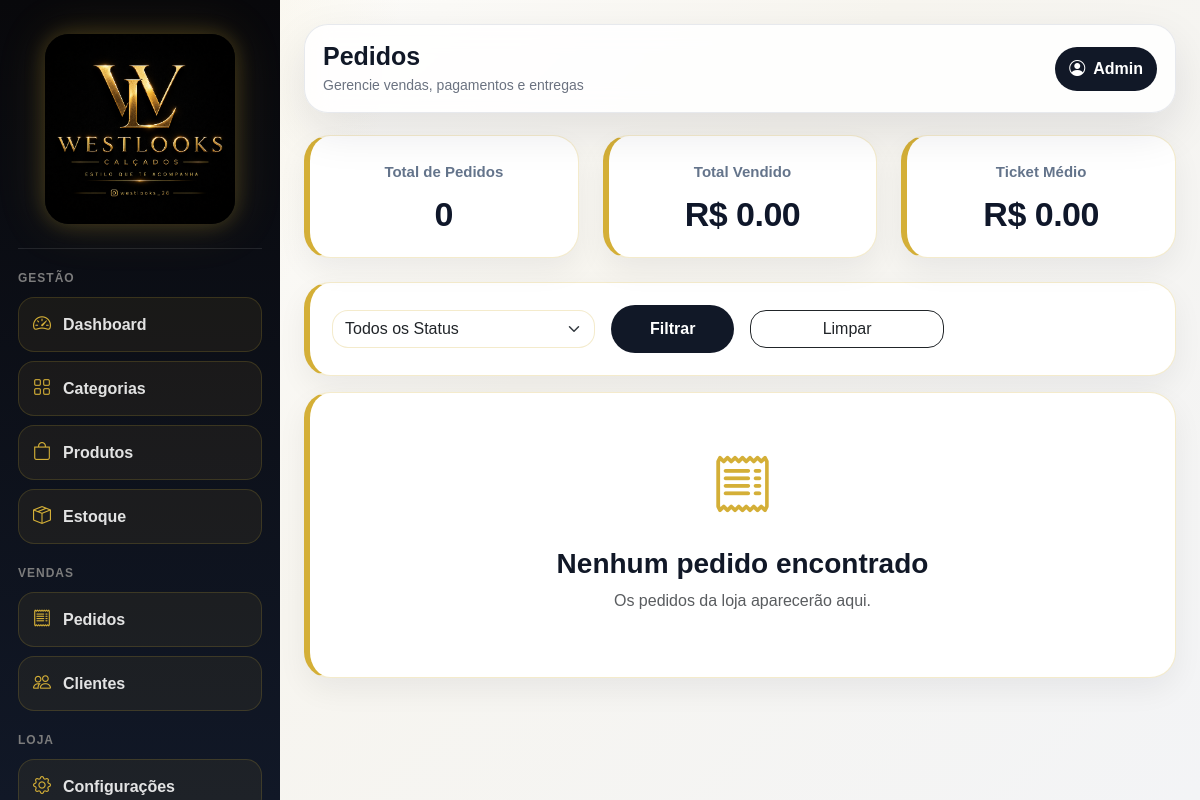
Before: /admin/pedidos/ (signed in) with the older database file.
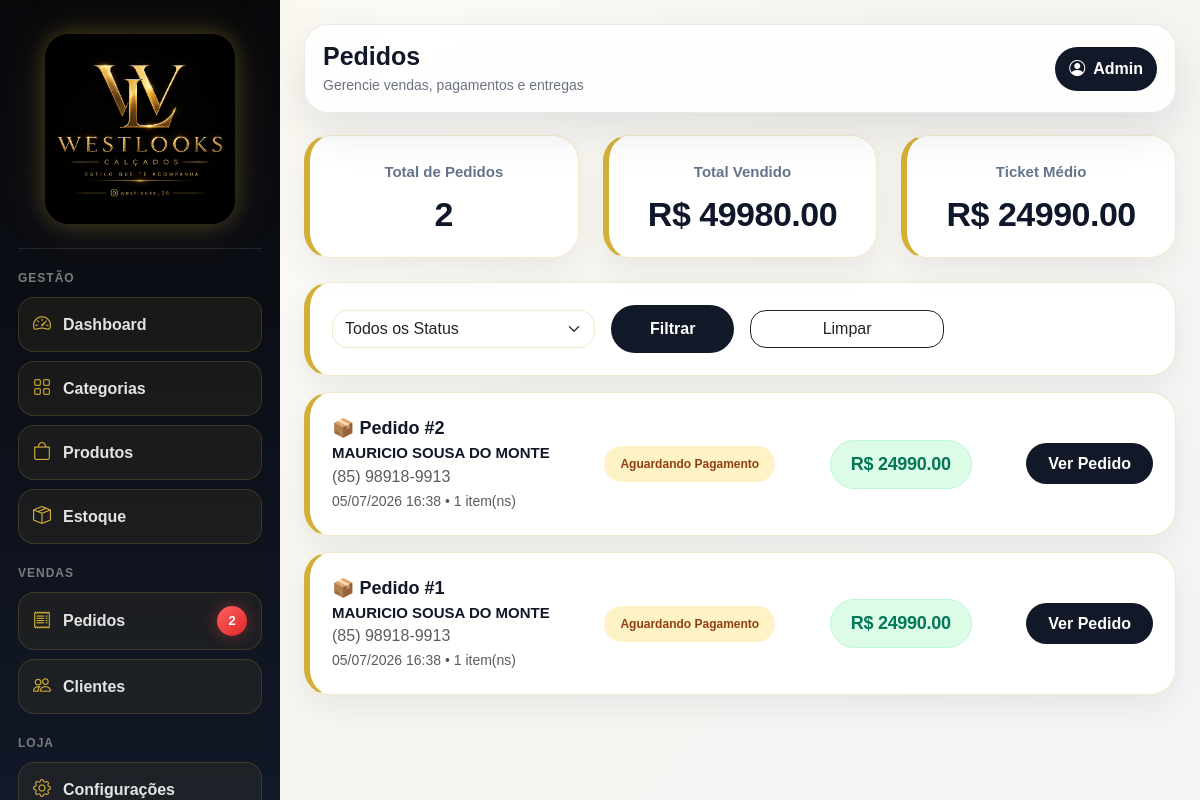
After: the same page with the newer database file.
### app/models/pedido.py (models this page shows)
class Pedido(db.Model):
    __tablename__ = "pedidos"
    id = db.Column(db.Integer, primary_key=True)
    cliente_id = db.Column(db.Integer, db.ForeignKey("clientes.id"), nullable=True)
    cliente = db.relationship("Cliente", backref="pedidos")
    valor_total = db.Column(db.Numeric(10, 2), default=0)
    status = db.Column(db.String(50), default="aguardando_pagamento")
    forma_pagamento = db.Column(db.String(50), nullable=True)
    mercado_pago_payment_id = db.Column(db.String(120), nullable=True)
    pix_copia_cola = db.Column(db.Text, nullable=True)
    pix_qr_code_base64 = db.Column(db.Text, nullable=True)
    pix_ticket_url = db.Column(db.Text, nullable=True)
    observacao = db.Column(db.Text, nullable=True)
    data_pedido = db.Column(db.DateTime, default=datetime.utcnow)
    tipo_entrega = db.Column(db.String(50), default="fortaleza")
    valor_entrega = db.Column(db.Numeric(10, 2), default=0)
    codigo_rastreamento = db.Column(db.String(120))
    transportadora = db.Column(db.String(120))
    data_envio = db.Column(db.DateTime)
    data_entrega = db.Column(db.DateTime)
    data_pagamento = db.Column(db.DateTime)
    data_preparacao = db.Column(db.DateTime)
    itens = db.relationship(
        "PedidoItem",
        backref="pedido",
        lazy=True,
        cascade="all, delete-orphan"
    )

### app/models/cliente.py (models this page shows)
class Cliente(db.Model):
    __tablename__ = "clientes"
    id = db.Column(db.Integer, primary_key=True)
    nome = db.Column(db.String(150), nullable=False)
    email = db.Column(db.String(150), nullable=True)
    telefone = db.Column(db.String(30), nullable=True)
    cpf = db.Column(db.String(20), nullable=True)
    data_cadastro = db.Column(db.DateTime, default=datetime.utcnow)

### app/routes/pedidos.py (the view)
@pedidos_bp.route("/")
@login_required
def listar():
    status = request.args.get("status", "")
    query = Pedido.query
    if status:
        query = query.filter(
            Pedido.status == status
        )
    pedidos = query.order_by(
        Pedido.id.desc()
    ).all()
    total_pedidos = len(pedidos)
    total_vendido = sum(
        float(p.valor_total or 0)
        for p in pedidos
    )
    ticket_medio = (
        total_vendido / total_pedidos
        if total_pedidos > 0
        else 0
    )
    aguardando = Pedido.query.filter_by(
        status="aguardando_pagamento"
    ).count()
    pagos = Pedido.query.filter_by(
        status="pago"
    ).count()
    preparando = Pedido.query.filter_by(
        status="preparando"
    ).count()
    enviados = Pedido.query.filter_by(
        status="enviado"
    ).count()
    entregues = Pedido.query.filter_by(
        status="entregue"
    ).count()
    cancelados = Pedido.query.filter_by(
        status="cancelado"
    ).count()
    return render_template(
        "admin/pedidos/listar.html",
        pedidos=pedidos,
        total_pedidos=total_pedidos,
        total_vendido=total_vendido,
        ticket_medio=ticket_medio,
        aguardando=aguardando,
        pagos=pagos,
        preparando=preparando,
        enviados=enviados,
        entregues=entregues,
        cancelados=cancelados,
        status_selecionado=status
    )

### app/models/usuario.py (called while the page is built)
@login_manager.user_loader
def load_user(user_id):
    return Usuario.query.get(int(user_id))

### app/templates/admin/pedidos/listar.html (shortened to what this page needs)
{% extends "base.html" %}
{% block page_title %}Pedidos{% endblock %}
{% block page_subtitle %}Gerencie vendas, pagamentos e entregas{% endblock %}
{% block content %}
<div class="row mb-4 g-4">
    <div class="col-md-4">
        <div class="resumo-card">
            <small>Total de Pedidos</small>
            <h2>{{ total_pedidos }}</h2>
        </div>
    </div>
    <div class="col-md-4">
        <div class="resumo-card">
            <small>Total Vendido</small>
            <h2>R$ {{ "%.2f"|format(total_vendido) }}</h2>
        </div>
    </div>
    <div class="col-md-4">
        <div class="resumo-card">
            <small>Ticket Médio</small>
            <h2>R$ {{ "%.2f"|format(ticket_medio) }}</h2>
        </div>
    </div>
</div>
<div class="pedido-card filtro-card">
    <form method="GET">
        <div class="row g-3 align-items-center">
            <div class="col-md-4">
                <select name="status" class="form-select rounded-4">
                    <option value="">Todos os Status</option>
                </select>
            </div>
            <div class="col-md-2">
                <button class="btn-premium w-100">
                    Filtrar
                </button>
            </div>
            <div class="col-md-3">
                <a href="/admin/pedidos/" class="btn btn-outline-dark rounded-4 w-100">
                    Limpar
                </a>
            </div>
        </div>
    </form>
</div>
{% for pedido in pedidos %}
<div class="pedido-card">
    <div class="d-flex justify-content-between align-items-center flex-wrap gap-3">
        <div>
            <div class="pedido-numero">
                📦 Pedido #{{ pedido.id }}
            </div>
            <div class="pedido-cliente">
                {{ pedido.cliente.nome if pedido.cliente else "Cliente não informado" }}
            </div>
            <div class="text-muted">
                {{ pedido.cliente.telefone if pedido.cliente else "" }}
            </div>
            <small class="text-muted">
                {{ pedido.data_pedido.strftime('%d/%m/%Y %H:%M') if pedido.data_pedido else '' }}
                •
                {{ pedido.itens|length }} item(ns)
            </small>
        </div>
        <div>
            <span class="status-badge status-{{ pedido.status }}">
                {% if pedido.status == "aguardando_pagamento" %}
                    Aguardando Pagamento
                {% elif pedido.status == "pago" %}
                    Pago
                {% elif pedido.status == "preparando" %}
                    Preparando
                {% elif pedido.status == "enviado" %}
                    Enviado
                {% elif pedido.status == "entregue" %}
                    Entregue
                {% elif pedido.status == "cancelado" %}
                    Cancelado
                {% else %}
                    {{ pedido.status }}
                {% endif %}
            </span>
        </div>
        <div class="pedido-total">
            R$ {{ "%.2f"|format(pedido.valor_total) }}
        </div>
        <div class="pedido-actions">
            <a href="{{ url_for('pedidos.detalhe', pedido_id=pedido.id) }}"
               class="btn-premium">
                Ver Pedido
            </a>
        </div>
    </div>
</div>
{% else %}
<div class="pedido-card text-center py-5">
    <i class="bi bi-receipt" style="font-size:60px;color:#d4af37;"></i>
    <h3 class="fw-bold mt-3">Nenhum pedido encontrado</h3>
    <p class="text-muted">Os pedidos da loja aparecerão aqui.</p>
</div>
{% endfor %}
{% endblock %}

### app/templates/base.html (shortened to what this page needs)
<!DOCTYPE html>
<html lang="pt-br">
<head>
    <link href="https://cdn.jsdelivr.net/npm/bootstrap@5.3.7/dist/css/bootstrap.min.css" rel="stylesheet">
    <link href="https://cdn.jsdelivr.net/npm/bootstrap-icons@1.11.3/font/bootstrap-icons.css" rel="stylesheet">
</head>
<body>
<div class="wl-layout">
    <aside class="wl-sidebar">
        <div class="wl-brand">
            <div class="wl-brand-logo-box">
                <img src="{{ url_for('static', filename='img/logo-westlooks.png') }}"
                    alt="WestLooks"
                    class="wl-brand-logo">
            </div>
        </div>
        <div class="wl-menu">
            <div class="wl-menu-label">Gestão</div>
            <a href="/admin/dashboard"
                class="{% if '/admin/dashboard' in rota %}active{% endif %}">
                <i class="bi bi-speedometer2"></i>
                Dashboard
            </a>
            <a href="/admin/categorias"
                class="{% if '/admin/categorias' in rota %}active{% endif %}">
                <i class="bi bi-grid"></i>
                Categorias
            </a>
            <a href="/admin/produtos"
                class="{% if '/admin/produtos' in rota %}active{% endif %}">
                <i class="bi bi-bag"></i>
                Produtos
            </a>
            <a href="/admin/estoque"
                class="{% if '/admin/estoque' in rota %}active{% endif %}">
                <i class="bi bi-box-seam"></i>
                Estoque
            </a>
            <div class="wl-menu-label">Vendas</div>
            <a href="/admin/pedidos"
                class="{% if '/admin/pedidos' in rota %}active{% endif %}">
                <i class="bi bi-receipt"></i>
                Pedidos
                {% if aguardando is defined and aguardando > 0 %}
                    <span class="menu-badge menu-badge-danger">
                        {{ aguardando }}
                    </span>
                {% endif %}
            </a>
            <a href="/admin/clientes"
                class="{% if '/admin/clientes' in rota %}active{% endif %}">
                <i class="bi bi-people"></i>
                Clientes
            </a>
            <div class="wl-menu-label">Loja</div>
            <a href="/admin/configuracoes"
                class="{% if '/admin/configuracoes' in rota %}active{% endif %}">
                <i class="bi bi-gear"></i>
                Configurações
            </a>
        </div>
    </aside>
    <main class="wl-content">
        <div class="wl-topbar">
            <div>
                <h1 class="wl-page-title">{% block page_title %}WestLooks{% endblock %}</h1>
                <p class="wl-page-subtitle">{% block page_subtitle %}Painel profissional de gestão da loja{% endblock %}</p>
            </div>
            <div class="wl-user-pill">
                <i class="bi bi-person-circle"></i>
                Admin
            </div>
        </div>
        {% block content %}
        {% endblock %}
    </main>
</div>
</body>
</html>

### app/templates/base.html (style rules this page uses)
body { font-family:'Poppins',sans-serif; }
:root { --wl-black: #0b0b0f; --wl-dark: #111827; --wl-gold: #d4af37; --wl-gold-soft: #f5e7b2; --wl-bg: #f6f6f4; --wl-white: #ffffff; --wl-text: #111827; --wl-muted: #6b7280; --wl-border: #e5e7eb; --wl-shadow: 0 18px 45px rgba(15, 23, 42, .10); }
* { box-sizing: border-box; }
body { margin: 0; background: radial-gradient(circle at top left, rgba(212,175,55,.16), transparent 28%), linear-gradient(135deg, #ffffff 0%, #f7f5ef 45%, #f3f4f6 100%); color: var(--wl-text); font-family: Arial, Helvetica, sans-serif; min-height: 100vh; }
.wl-layout { display: flex; min-height: 100vh; }
.wl-sidebar { width: 280px; background: linear-gradient(180deg, #08080b 0%, #111827 100%); color: #fff; padding: 22px 18px; position: fixed; inset: 0 auto 0 0; z-index: 1000; overflow-y: auto; overflow-x: hidden; }
.wl-brand { display: flex; align-items: center; gap: 12px; padding: 12px 10px 24px; border-bottom: 1px solid rgba(255,255,255,.10); margin-bottom: 18px; }
.wl-menu-label { color:#7c7c7c; font-size:12px; text-transform:uppercase; letter-spacing:1px; font-weight:800; margin:20px 0 10px; }
.wl-menu a { display: flex; align-items: center; gap: 12px; color: rgba(255,255,255,.88); text-decoration: none; padding: 13px 14px; border-radius: 16px; margin-bottom: 9px; font-weight: 800; transition: .2s ease; background: rgba(212,175,55,.07); border: 1px solid rgba(212,175,55,.18); }
.wl-menu a { min-height:52px; }
.wl-menu i { color: var(--wl-gold); font-size: 18px; }
.wl-content { width: 100%; margin-left: 280px; padding: 24px; }
.wl-topbar { background: rgba(255,255,255,.86); backdrop-filter: blur(12px); border: 1px solid rgba(229,231,235,.9); border-radius: 24px; padding: 16px 18px; box-shadow: var(--wl-shadow); display: flex; justify-content: space-between; align-items: center; gap: 12px; margin-bottom: 22px; }
.wl-page-title { margin: 0; font-weight: 900; font-size: 25px; }
.wl-page-subtitle { margin: 4px 0 0; color: var(--wl-muted); font-size: 14px; }
.wl-user-pill { background: #111827; color: #fff; border-radius: 999px; padding: 10px 14px; font-weight: 800; display: flex; align-items: center; gap: 8px; }
.wl-brand { justify-content:center; }
.wl-brand-logo-box { width:190px; margin:auto; border-radius:24px; box-shadow: 0 0 20px rgba(212,175,55,.25), 0 0 50px rgba(212,175,55,.15); overflow:hidden; }
.wl-brand-logo { width:100%; display:block; border-radius:16px; }
.menu-badge { margin-left:auto; min-width:30px; height:30px; display:flex; align-items:center; justify-content:center; border-radius:999px; font-size:13px; font-weight:900; background:linear-gradient( 135deg, #fde68a, #facc15, #d4af37 ); color:#111827; box-shadow: 0 0 18px rgba(212,175,55,.45); padding:0 10px; }
.menu-badge-danger { background:linear-gradient( 135deg, #ff5f5f, #ef4444, #dc2626 ); color:#fff; box-shadow: 0 0 16px rgba(239,68,68,.40); }

### app/templates/admin/pedidos/listar.html (style rules this page uses)
.resumo-card { background:#fff; border:1px solid rgba(212,175,55,.25); border-left:6px solid #d4af37; border-radius:26px; padding:24px; text-align:center; box-shadow:0 12px 30px rgba(15,23,42,.06); transition:.25s; }
.resumo-card small { color:#64748b; font-size:15px; font-weight:600; text-transform:none; }
.resumo-card h2 { margin-top:12px; margin-bottom:0; font-size:34px; font-weight:700; color:#0f172a; letter-spacing:-0.5px; line-height:1.1; }
.filtro-card { margin-bottom:24px; }
.pedido-card { background:#fff; border:1px solid rgba(212,175,55,.25); border-left:6px solid #d4af37; border-radius:26px; padding:22px; margin-bottom:16px; box-shadow:0 12px 30px rgba(15,23,42,.06); transition:.25s; }
.pedido-numero { font-size:18px; font-weight:800; color:#111827; }
.pedido-cliente { font-size:15px; font-weight:700; color:#111827; }
.pedido-total { background:#dcfce7; border:1px solid #bbf7d0; color:#047857; font-size:18px; font-weight:700; padding:10px 20px; border-radius:999px; letter-spacing:-0.3px; }
.status-badge { border-radius:999px; padding:9px 16px; font-weight:900; font-size:12px; display:inline-block; }
.status-aguardando_pagamento { background:#fef3c7; color:#92400e; }
.btn-premium { background:#111827; color:#fff; border:none; border-radius:999px; padding:12px 22px; font-weight:800; text-decoration:none; transition:.2s; }
.form-select { border-radius:16px !important; border:1px solid rgba(212,175,55,.25); }

Changed rows visible on the page:
added Pedido: id "2", cliente "MAURICIO SOUSA DO MONTE", cliente "(85) 98918-9913", data_pedido "05/07/2026 16:38", itens|length "1", shows "Aguardando Pagamento", valor_total "24990.00"
added Pedido: id "1", cliente "MAURICIO SOUSA DO MONTE", cliente "(85) 98918-9913", data_pedido "05/07/2026 16:38", itens|length "1", shows "Aguardando Pagamento", valor_total "24990.00"
Other visible differences:
{{ aguardando }}: (not shown) → "2"
{{ total_pedidos }}: "0" → "2"
{{ "%.2f"|format(total_vendido) }}: "0.00" → "49980.00"
{{ "%.2f"|format(ticket_medio) }}: "0.00" → "24990.00"
text no longer shown: "Nenhum pedido encontrado Os pedidos da loja aparecerão aqui."
